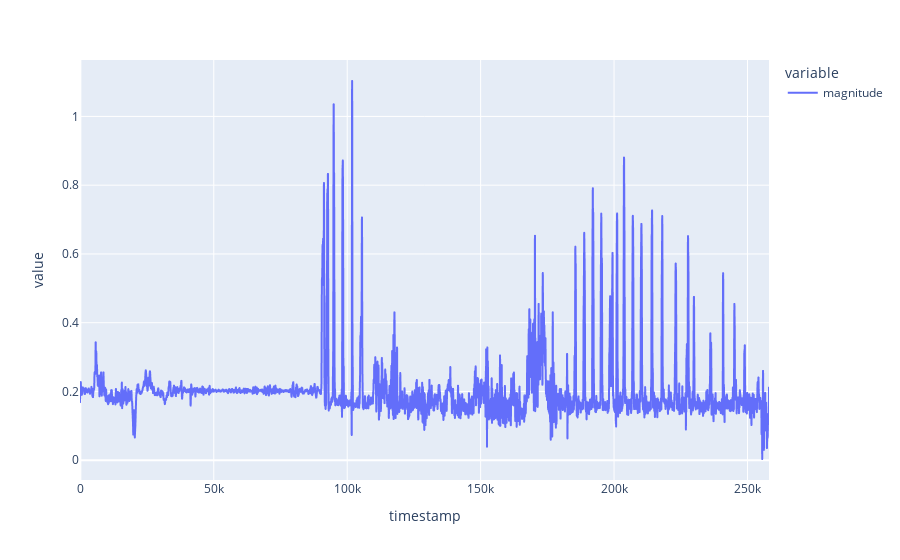

Write notebook code for a chart like this one.
### Code cell
px.line(accel_filtered.magnitude)

### Figure 1 — Plotly figure (JSON) as saved in the notebook; plotly's stock layout.template omitted (floating-point values rounded to 4 significant figures; data arrays with more than 128 entries replaced by an {"elided": "..."} marker saying what was removed)
{"data": [{"hovertemplate": "variable=magnitude<br>timestamp=%{x}<br>value=%{y}<extra></extra>", "legendgroup": "magnitude", "line": {"color": "#636efa", "dash": "solid"}, "marker": {"symbol": "circle"}, "mode": "lines", "name": "magnitude", "showlegend": true, "type": "scattergl", "x": {"elided": "25770 int values"}, "xaxis": "x", "y": {"elided": "25770 float values"}, "yaxis": "y"}], "layout": {"legend": {"title": {"text": "variable"}, "tracegroupgap": 0}, "margin": {"t": 60}, "xaxis": {"anchor": "y", "domain": [0, 1], "title": {"text": "timestamp"}}, "yaxis": {"anchor": "x", "domain": [0, 1], "title": {"text": "value"}}}}
